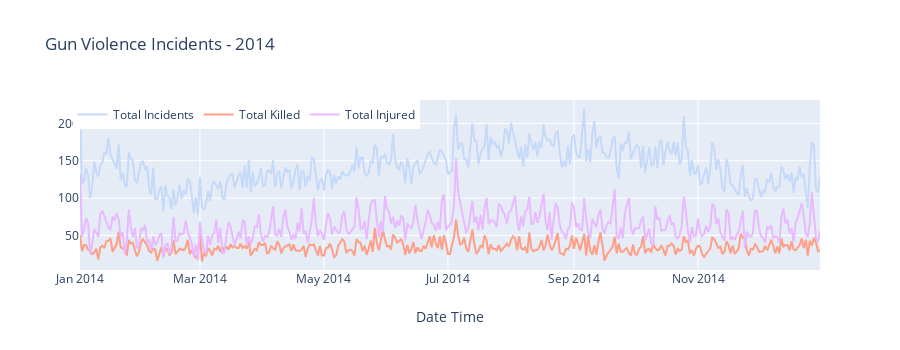
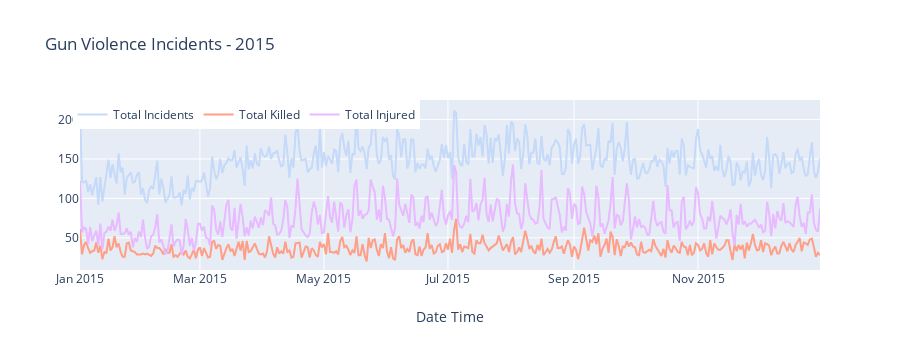
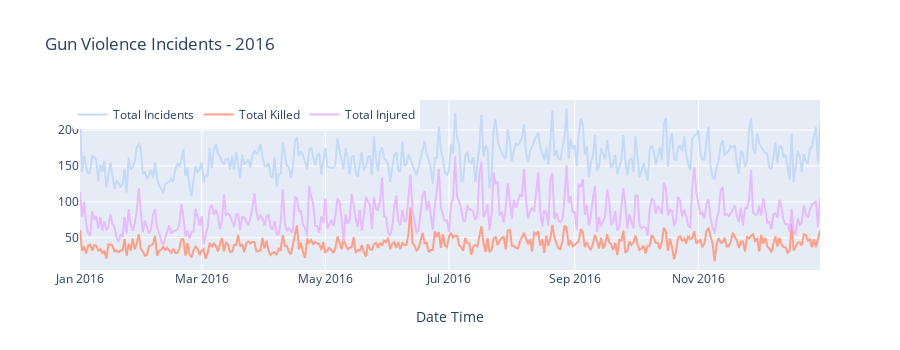
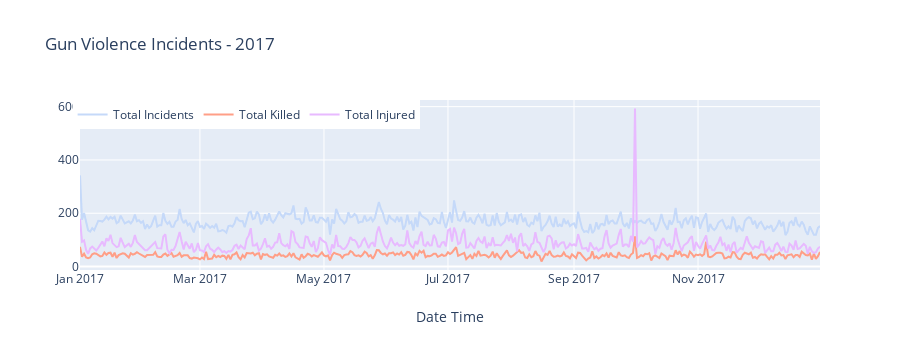

Here is the notebook cell these charts were saved with, in order:
### Markdown cell above
> Number of gun violence incidents are higher on Weekends with approximately 6000 incidents on Saturdays and Sundays in the entire US. 


### <a id="2.4">2.4 Time Series plot of Total Incidents, People Killed, People Injured </a>

### Code cell
# 2014 time series
temp = df[df['year'] == 2014].groupby('date').agg({'state' : 'count', 'n_killed' : 'sum', 'n_injured' : 'sum'}).reset_index().rename(columns={'state' : 'incidents'})


trace1 = go.Scatter(x = temp.date, y = temp.incidents, name='Total Incidents', mode = "lines", marker = dict(color = '#c5d9f9'))
trace2 = go.Scatter(x = temp.date, y = temp.n_killed, name="Total Killed", mode = "lines", marker = dict(color = '#ff9f87'))
trace3 = go.Scatter(x = temp.date, y = temp.n_injured, name="Total Injured", mode = "lines", marker = dict(color = '#e8baff'))

data = [trace1, trace2, trace3]
layout = dict(height=350, title = 'Gun Violence Incidents - 2014', legend=dict(orientation="h", x=-.01, y=1), xaxis= dict(title='Date Time', ticklen= 1))
fig = dict(data = data, layout = layout)
iplot(fig)



# 2015 time series
temp = df[df['year'] == 2015].groupby('date').agg({'state' : 'count', 'n_killed' : 'sum', 'n_injured' : 'sum'}).reset_index().rename(columns={'state' : 'incidents'})


trace1 = go.Scatter(x = temp.date, y = temp.incidents, name='Total Incidents', mode = "lines", marker = dict(color = '#c5d9f9'))
trace2 = go.Scatter(x = temp.date, y = temp.n_killed, name="Total Killed", mode = "lines", marker = dict(color = '#ff9f87'))
trace3 = go.Scatter(x = temp.date, y = temp.n_injured, name="Total Injured", mode = "lines", marker = dict(color = '#e8baff'))

data = [trace1, trace2, trace3]
layout = dict(height=350, title = 'Gun Violence Incidents - 2015', legend=dict(orientation="h", x=-.01, y=1), xaxis= dict(title='Date Time', ticklen= 1))
fig = dict(data = data, layout = layout)
iplot(fig)





# 2016 time series
temp = df[df['year'] == 2016].groupby('date').agg({'state' : 'count', 'n_killed' : 'sum', 'n_injured' : 'sum'}).reset_index().rename(columns={'state' : 'incidents'})


trace1 = go.Scatter(x = temp.date, y = temp.incidents, name='Total Incidents', mode = "lines", marker = dict(color = '#c5d9f9'))
trace2 = go.Scatter(x = temp.date, y = temp.n_killed, name="Total Killed", mode = "lines", marker = dict(color = '#ff9f87'))
trace3 = go.Scatter(x = temp.date, y = temp.n_injured, name="Total Injured", mode = "lines", marker = dict(color = '#e8baff'))

data = [trace1, trace2, trace3]
layout = dict(height=350,title = 'Gun Violence Incidents - 2016', legend=dict(orientation="h", x=-.01, y=1), xaxis= dict(title='Date Time', ticklen= 1))
fig = dict(data = data, layout = layout)
iplot(fig)


# 2017 time series
temp = df[df['year'] == 2017].groupby('date').agg({'state' : 'count', 'n_killed' : 'sum', 'n_injured' : 'sum'}).reset_index().rename(columns={'state' : 'incidents'})


trace1 = go.Scatter(x = temp.date, y = temp.incidents, name='Total Incidents', mode = "lines", marker = dict(color = '#c5d9f9'))
trace2 = go.Scatter(x = temp.date, y = temp.n_killed, name="Total Killed", mode = "lines", marker = dict(color = '#ff9f87'))
trace3 = go.Scatter(x = temp.date, y = temp.n_injured, name="Total Injured", mode = "lines", marker = dict(color = '#e8baff'))

data = [trace1, trace2, trace3]
layout = dict(height=350,title = 'Gun Violence Incidents - 2017', legend=dict(orientation="h", x=-.01, y=1), xaxis= dict(title='Date Time', ticklen= 1))
fig = dict(data = data, layout = layout)
iplot(fig)

### Figure 1 — Plotly figure (JSON) as saved in the notebook; plotly's stock layout.template omitted (floating-point values rounded to 4 significant figures; data arrays with more than 128 entries replaced by an {"elided": "..."} marker saying what was removed)
{"data": [{"marker": {"color": "#c5d9f9"}, "mode": "lines", "name": "Total Incidents", "type": "scatter", "x": {"elided": "365 str values"}, "y": {"elided": "365 int values"}}, {"marker": {"color": "#ff9f87"}, "mode": "lines", "name": "Total Killed", "type": "scatter", "x": {"elided": "365 str values"}, "y": {"elided": "365 int values"}}, {"marker": {"color": "#e8baff"}, "mode": "lines", "name": "Total Injured", "type": "scatter", "x": {"elided": "365 str values"}, "y": {"elided": "365 int values"}}], "layout": {"height": 350, "legend": {"orientation": "h", "x": -0.01, "y": 1}, "title": {"text": "Gun Violence Incidents - 2014"}, "xaxis": {"ticklen": 1, "title": {"text": "Date Time"}}}}

### Figure 2 — Plotly figure (JSON) as saved in the notebook; plotly's stock layout.template omitted (floating-point values rounded to 4 significant figures; data arrays with more than 128 entries replaced by an {"elided": "..."} marker saying what was removed)
{"data": [{"marker": {"color": "#c5d9f9"}, "mode": "lines", "name": "Total Incidents", "type": "scatter", "x": {"elided": "364 str values"}, "y": {"elided": "364 int values"}}, {"marker": {"color": "#ff9f87"}, "mode": "lines", "name": "Total Killed", "type": "scatter", "x": {"elided": "364 str values"}, "y": {"elided": "364 int values"}}, {"marker": {"color": "#e8baff"}, "mode": "lines", "name": "Total Injured", "type": "scatter", "x": {"elided": "364 str values"}, "y": {"elided": "364 int values"}}], "layout": {"height": 350, "legend": {"orientation": "h", "x": -0.01, "y": 1}, "title": {"text": "Gun Violence Incidents - 2015"}, "xaxis": {"ticklen": 1, "title": {"text": "Date Time"}}}}

### Figure 3 — Plotly figure (JSON) as saved in the notebook; plotly's stock layout.template omitted (floating-point values rounded to 4 significant figures; data arrays with more than 128 entries replaced by an {"elided": "..."} marker saying what was removed)
{"data": [{"marker": {"color": "#c5d9f9"}, "mode": "lines", "name": "Total Incidents", "type": "scatter", "x": {"elided": "365 str values"}, "y": {"elided": "365 int values"}}, {"marker": {"color": "#ff9f87"}, "mode": "lines", "name": "Total Killed", "type": "scatter", "x": {"elided": "365 str values"}, "y": {"elided": "365 int values"}}, {"marker": {"color": "#e8baff"}, "mode": "lines", "name": "Total Injured", "type": "scatter", "x": {"elided": "365 str values"}, "y": {"elided": "365 int values"}}], "layout": {"height": 350, "legend": {"orientation": "h", "x": -0.01, "y": 1}, "title": {"text": "Gun Violence Incidents - 2016"}, "xaxis": {"ticklen": 1, "title": {"text": "Date Time"}}}}

### Figure 4 — Plotly figure (JSON) as saved in the notebook; plotly's stock layout.template omitted (floating-point values rounded to 4 significant figures; data arrays with more than 128 entries replaced by an {"elided": "..."} marker saying what was removed)
{"data": [{"marker": {"color": "#c5d9f9"}, "mode": "lines", "name": "Total Incidents", "type": "scatter", "x": {"elided": "364 str values"}, "y": {"elided": "364 int values"}}, {"marker": {"color": "#ff9f87"}, "mode": "lines", "name": "Total Killed", "type": "scatter", "x": {"elided": "364 str values"}, "y": {"elided": "364 int values"}}, {"marker": {"color": "#e8baff"}, "mode": "lines", "name": "Total Injured", "type": "scatter", "x": {"elided": "364 str values"}, "y": {"elided": "364 int values"}}], "layout": {"height": 350, "legend": {"orientation": "h", "x": -0.01, "y": 1}, "title": {"text": "Gun Violence Incidents - 2017"}, "xaxis": {"ticklen": 1, "title": {"text": "Date Time"}}}}
